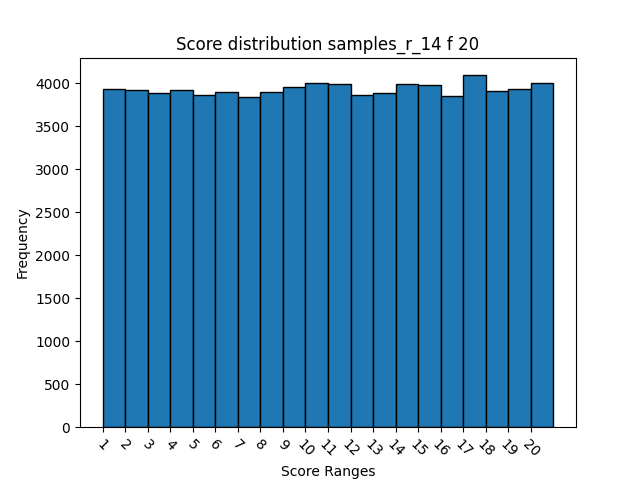
#> input picture graphs/histogram_samples_r_14 f 20 315 deg.png, 640 x 480 px; its folder holds only this picture in this run
$ python test.py --target_image 'graphs/histogram_samples_r_14 f 20 315 deg.png'
#> lines starting #> are read from the running program, lines starting #| are printed output that depends on the picture; after the words box and inside, x2 and y2 are one past the last pixel; in counts of white or black regions, pixels touching at a corner belong together
### tetris.py
import random
import cv2
import time
import numpy as np
import copy
import os
import json
import numpyarrayencoder
from PIL import Image
from time import sleep

np.set_printoptions(threshold=np.inf)

# Tetris game class
class Tetris:

    '''Tetris game class'''

    # BOARD
    MAP_EMPTY = 0
    MAP_BLOCK = 1
    MAP_PLAYER = 2
    BOARD_WIDTH = 10
    BOARD_HEIGHT = 20

    SAMPLE = 0
    JSON_OUTPUT = False
    IMAGE_OUTPUT = True

    TETROMINOS = {
        0: { # I
            0: [(0,0), (1,0), (2,0), (3,0)],
            90: [(1,0), (1,1), (1,2), (1,3)],
            180: [(3,0), (2,0), (1,0), (0,0)],
            270: [(1,3), (1,2), (1,1), (1,0)],
        },
        1: { # T
            0: [(1,0), (0,1), (1,1), (2,1)],
            90: [(0,1), (1,2), (1,1), (1,0)],
            180: [(1,2), (2,1), (1,1), (0,1)],
            270: [(2,1), (1,0), (1,1), (1,2)],
        },
        2: { # L
            0: [(1,0), (1,1), (1,2), (2,2)],
            90: [(0,1), (1,1), (2,1), (2,0)],
            180: [(1,2), (1,1), (1,0), (0,0)],
            270: [(2,1), (1,1), (0,1), (0,2)],
        },
        3: { # J
            0: [(1,0), (1,1), (1,2), (0,2)],
            90: [(0,1), (1,1), (2,1), (2,2)],
            180: [(1,2), (1,1), (1,0), (2,0)],
            270: [(2,1), (1,1), (0,1), (0,0)],
        },
        4: { # Z
            0: [(0,0), (1,0), (1,1), (2,1)],
            90: [(0,2), (0,1), (1,1), (1,0)],
            180: [(2,1), (1,1), (1,0), (0,0)],
            270: [(1,0), (1,1), (0,1), (0,2)],
        },
        5: { # S
            0: [(2,0), (1,0), (1,1), (0,1)],
            90: [(0,0), (0,1), (1,1), (1,2)],
            180: [(0,1), (1,1), (1,0), (2,0)],
            270: [(1,2), (1,1), (0,1), (0,0)],
        },
        6: { # O
            0: [(1,0), (2,0), (1,1), (2,1)],
            90: [(1,0), (2,0), (1,1), (2,1)],
            180: [(1,0), (2,0), (1,1), (2,1)],
            270: [(1,0), (2,0), (1,1), (2,1)],
        }
    }

    COLORS = {
        0: (255, 255, 255),
        1: (247, 64, 99),
        2: (0, 167, 247),
    }


    def __init__(self, target_image=None):
        self.reset()
        # set to ensure only the first time a sample is saved a new folder is created
        self.create_folder = True

        # set to ensure a unique generated folder name
        self.folder_n = 1

        # set a target if present
        if target_image:
            self._set_target_board(target_image)


    def reset(self):
        '''Resets the game, returning the current state'''
        self.board = [[0] * Tetris.BOARD_WIDTH for _ in range(Tetris.BOARD_HEIGHT)]
        self.game_over = False
        self.bag = list(range(len(Tetris.TETROMINOS)))
        random.shuffle(self.bag)
        self.next_piece = self.bag.pop()
        self._new_round()
        self.score = 0
        return self._get_board_props(self.board)

    def _set_target_board(self, image):
        self.target = self._convert_image_to_array(image)

    def _convert_image_to_array(self, image):
        # Load the image
        img = Image.open(image)

        # Convert to grayscale
        img = img.convert('L')

        # Convert to numpy array
        img_array = np.array(img)

        # Define a threshold to distinguish between black and white
        threshold = 128

        # Create a binary array: 0 for white (>= threshold), 1 for black (< threshold)
        binary_array = np.where(img_array < threshold, 1, 0)

        # print(binary_array)

        binary_list = [list(i) for i in list(binary_array)]

        return binary_list

    # [36 lines left out: functions _convert_array_to_image, _convert_single_sample_to_output, not called in this run]


    def _get_rotated_piece(self):
        '''Returns the current piece, including rotation'''
        # print("aaaa")
        # print(self.current_rotation)
        # print(Tetris.TETROMINOS)
        return Tetris.TETROMINOS[self.current_piece][self.current_rotation]


    # [17 lines left out: functions _get_complete_board, get_game_score, not called in this run]


    def _new_round(self):
        '''Starts a new round (new piece)'''
        # Generate new bag with the pieces
        if len(self.bag) == 0:
            self.bag = list(range(len(Tetris.TETROMINOS)))
            random.shuffle(self.bag)

        self.current_piece = self.next_piece
        self.next_piece = self.bag.pop()
        self.current_pos = [3, 0]
        self.current_rotation = 0

        if self._check_collision(self._get_rotated_piece(), self.current_pos):
            self.game_over = True


    def _check_collision(self, piece, pos, current_board=None):
        '''Check if there is a collision between the current piece and the board'''
        if not current_board:
            board = self.board
        else:
            board = current_board
        for x, y in piece:
            x += pos[0]
            y += pos[1]
            if x < 0 or x >= Tetris.BOARD_WIDTH \
                    or y < 0 or y >= Tetris.BOARD_HEIGHT \
                    or board[y][x] == Tetris.MAP_BLOCK:
                return True
        return False


    # [23 lines left out: functions _rotate, _add_piece_to_board, not called in this run]


    def _clear_lines(self, board):
        '''Clears completed lines in a board'''
        # Check if lines can be cleared
        lines_to_clear = [index for index, row in enumerate(board) if sum(row) == Tetris.BOARD_WIDTH]
        if lines_to_clear:
            board = [row for index, row in enumerate(board) if index not in lines_to_clear]
            # Add new lines at the top
            for _ in lines_to_clear:
                board.insert(0, [0 for _ in range(Tetris.BOARD_WIDTH)])
        return len(lines_to_clear), board


    def _number_of_holes(self, board):
        '''Number of holes in the board (empty sqquare with at least one block above it)'''
        holes = 0

        for col in zip(*board):
            i = 0
            while i < Tetris.BOARD_HEIGHT and col[i] != Tetris.MAP_BLOCK:
                i += 1
            holes += len([x for x in col[i+1:] if x == Tetris.MAP_EMPTY])

        return holes


    def _bumpiness(self, board):
        '''Sum of the differences of heights between pair of columns'''
        total_bumpiness = 0
        max_bumpiness = 0
        min_ys = []

        for col in zip(*board):
            i = 0
            while i < Tetris.BOARD_HEIGHT and col[i] != Tetris.MAP_BLOCK:
                i += 1
            min_ys.append(i)

        for i in range(len(min_ys) - 1):
            bumpiness = abs(min_ys[i] - min_ys[i+1])
            max_bumpiness = max(bumpiness, max_bumpiness)
            total_bumpiness += abs(min_ys[i] - min_ys[i+1])

        return total_bumpiness, max_bumpiness


    def _height(self, board):
        '''Sum and maximum height of the board'''
        sum_height = 0
        max_height = 0
        min_height = Tetris.BOARD_HEIGHT

        for col in zip(*board):
            i = 0
            while i < Tetris.BOARD_HEIGHT and col[i] == Tetris.MAP_EMPTY:
                i += 1
            height = Tetris.BOARD_HEIGHT - i
            sum_height += height
            if height > max_height:
                max_height = height
            elif height < min_height:
                min_height = height

        return sum_height, max_height, min_height


    def _get_board_props(self, board):
        '''Get properties of the board'''
        lines, board = self._clear_lines(board)
        holes = self._number_of_holes(board)
        total_bumpiness, max_bumpiness = self._bumpiness(board)
        sum_height, max_height, min_height = self._height(board)
        return [lines, holes, total_bumpiness, sum_height]

    # [440 lines left out: functions generate_samples, get_past_states_random, export_samples_to_json, add_line, get_past_states, get_removing_pieces_samples and 4 more, not called in this run]


    def get_state_size(self):
        '''Size of the state'''
        return 4

    # TODO: calculate new reward function
    def get_reachability_score(self):
        return self.attempt1()

    # raw state space difference per tile
    # [61 lines left out: functions attempt1, play, render, not called in this run]

### test.py
import tetris
import time
import argparse
import os
import re
import numpy as np
import train
import joblib
import matplotlib.pyplot as plt
parser = argparse.ArgumentParser()
parser.add_argument("-o", "--option", type=int, default=0, help="Select mode: 0 (running regression training), 1 (generate samples), 2 (generate histogram of given dataset). Default: 0")
parser.add_argument("-t", "--target_image", type=str, default="./hi.png", help="Select 2x2 binary image to use as target board for training/testing. Default: ./hi.png")
parser.add_argument("-f", "--forwards", type=int, default=0, help="Sample generation forwards/backwards: 0 (generate from ending position only), 1 (generate forwards from starting and backwards from ending position). Default: 0")
parser.add_argument("-r", "--recursion", type=int, default=1, help="Sample generation: Depth of recursion. Default: 1")
parser.add_argument("-n", "--n_samples", type=int, default=0, help="Sample generation: Number of samples that should be randomly generated. If 0, then generate all possible samples to set recursion. If > 0, then randomly generate that number of samples up to recursion depth. \nDefault: 0")
parser.add_argument("-m", "--model", type=str, default="rf", help="Determine the model used for regression task/MCTS. Options: rf (random forest), linear, knn (k-nearest neighbour), cnn (convolutional neural network). Default: rf")
parser.add_argument("-l", "--folder_location", type=str, default="samples_r_14", help="Set the folder location of the samples which are imported for regression task/histogram generation. Default: samples_r_14")
parser.add_argument("-d", "--dataset_forwards", type=int, default=0, help="Determine if the sample set for regression/histogram generation contains only backwards samples (0) or both forwards and backwards samples (1). Default: 0")
parser.add_argument("-p", "--testset_percentage", type=int, default=0, help="Set the percentage of the test portion of the train/test split for an accuracy plot, or set to 0 to only print accuracy of model. Default: 0 (Give accuracy)")
args = parser.parse_args()

arrays = []
scores = []

def import_samples(t, folder):
    i = 0
    for file in os.listdir(folder):
        # obtain array from file
        array = t._convert_image_to_array(folder + "\\" + file)
        arrays.append(array)

        # use regex on filename to obtain score
        regex = re.search("score_.*\.png", file)
        regex = regex.group()
        # trim start and end
        score = int(regex[6:-4])
        scores.append(score)
        if i % 1000 == 0:
            print(i, " samples imported")
        i += 1
        # if i >= 100:
        #     break

def main():
    t = tetris.Tetris(args.target_image)
#> in _convert_image_to_array, img is the input picture: PIL image 640x480 RGBA; mean R, G, B, A 138.1, 178.5, 206.5, 255
#> in _convert_image_to_array, `img = img.convert('L')`:
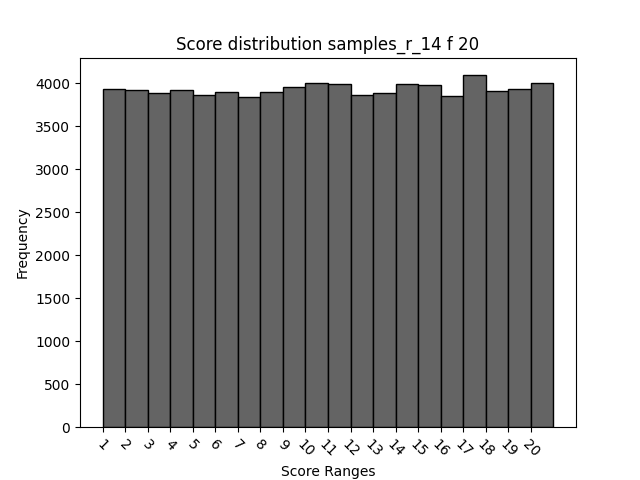
#> img: PIL image 640x480 L; min 0, max 255, mean 169.7
#> in _convert_image_to_array, `binary_array = np.where(img_array < threshold, 1, 0)`:
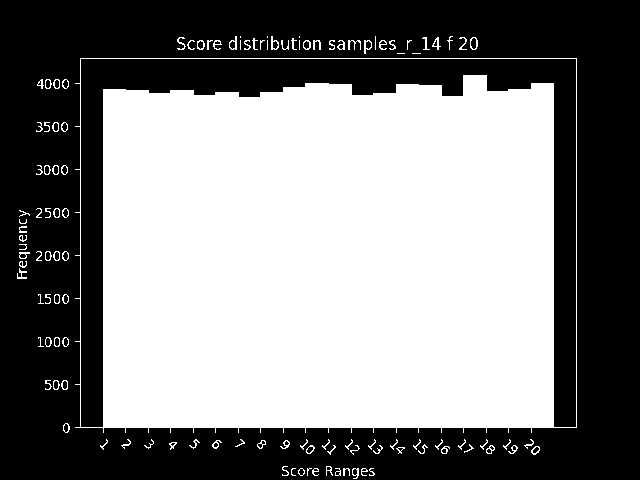
#> binary_array: shape (480, 640) int64; values 0 (black) and 1 (white), 51.3% white; 33 black regions (12 under 20 px), largest, box (x1, y1, x2, y2) and area: (0, 0, 640, 480) 119232, (81, 59, 576, 427) 29711, (471, 38, 476, 49) 45
#> in _convert_image_to_array, `binary_list = [list(i) for i in list(binary_array)]`: binary_list = 480 items
    start_time = time.time()
    if args.option == 1:

        t.generate_samples(args.recursion, args.n_samples, args.forwards)

    elif args.option == 0:
        if args.model not in ["rf", "linear", "knn", "cnn"]:
            print(args.model, " not found, using rf instead")
            args.model = "rf"
        if args.option == 0:
            print("Importing from ", args.folder_location)
            import_samples(t, args.folder_location)
            reg = train.Train(args.model)
            reg.train(arrays, scores, args.folder_location, args.testset_percentage, args.dataset_forwards)
        else:
            print(f"Option {args.option} does not exist (possible options: 0, 1)")
            return

    else:
        print("Importing from ", args.folder_location)
        import_samples(t, args.folder_location)
        if args.dataset_forwards == 0:
            plt.hist(scores, bins=range(1,22), edgecolor='black')

            # Add titles and labels
            plt.title(f'Score distribution {args.folder_location}')
            plt.xlabel('Score Ranges')
            plt.ylabel('Frequency')
            plt.xticks(range(1, max(scores) + 1), rotation=-45, fontsize=8)
            plt.savefig(f"graphs/histogram_{args.folder_location}.png")
        else:
            scores_begin = [score for score in scores if score < 50]
            scores_end = [score for score in scores if score > 50]
            plt.hist(scores_begin, bins=range(1,max(scores_begin) + 2), edgecolor='black')

            # Add titles and labels
            plt.title(f'Score distribution {args.folder_location} backwards')
            plt.xlabel('Score Ranges')
            plt.ylabel('Frequency')
            plt.xticks(range(1, max(scores_begin) + 1), rotation=-45, fontsize=8)
            plt.savefig(f"graphs/histogram_{args.folder_location}_begin.png")

            plt.clf()

            plt.hist(scores_end, bins=range(min(scores_end), 101), edgecolor='black')

            # Add titles and labels
            plt.title(f'Score distribution {args.folder_location} forwards')
            plt.xlabel('Score Ranges')
            plt.ylabel('Frequency')
            plt.xticks(range(min(scores_end), 101), rotation=-45, fontsize=8)
            plt.savefig(f"graphs/histogram_{args.folder_location}_end.png")

    end_time = time.time()
    elapsed_time = end_time - start_time

    print(f"Script runtime: {elapsed_time:.2f}.")

if __name__ == "__main__":
#> (the run stopped early here; a loop or call above may not have finished)

$ run again, on graphs/histogram_samples_r_2_f+b_begin.png
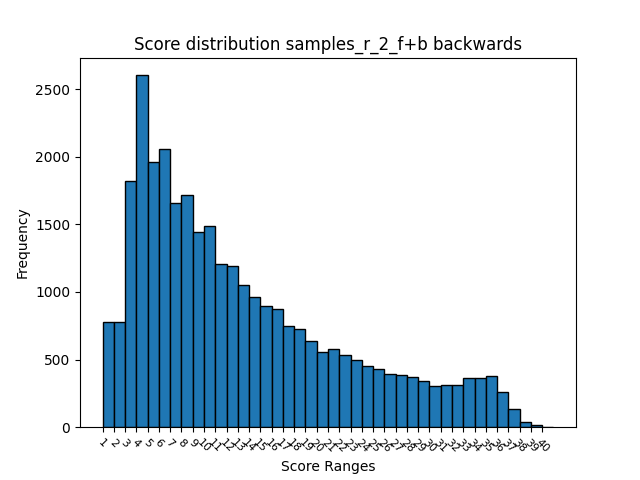
#> input picture graphs/histogram_samples_r_2_f+b_begin.png, 640 x 480 px
#> in _convert_image_to_array, img is the input picture: PIL image 640x480 RGBA; mean R, G, B, A 213.9, 225.7, 233.8, 255
#> in _convert_image_to_array, `img = img.convert('L')`:
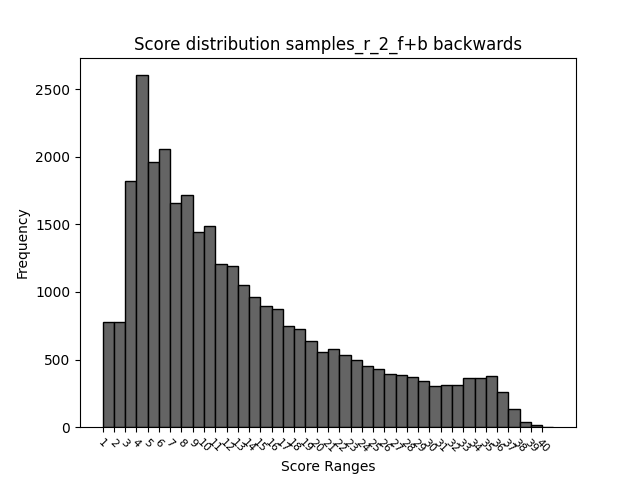
#> img: PIL image 640x480 L; min 0, max 255, mean 223.1
#> in _convert_image_to_array, `binary_array = np.where(img_array < threshold, 1, 0)`:
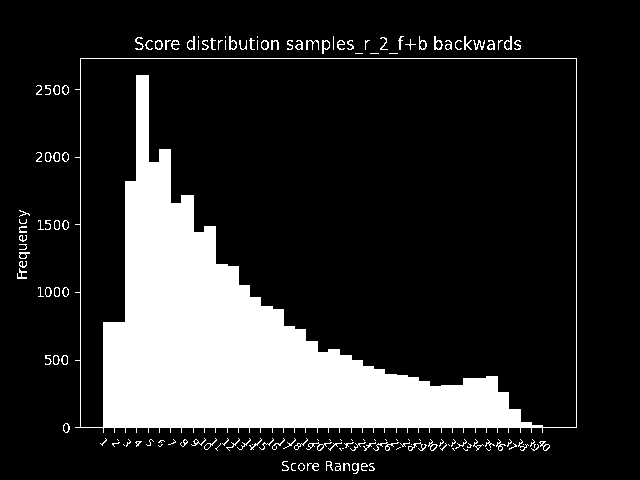
#> binary_array: shape (480, 640) int64; values 0 (black) and 1 (white), 17.6% white; 149 white regions (60 under 20 px), largest, box (x1, y1, x2, y2) and area: (75, 58, 577, 433) 50498, (373, 442, 399, 451) 64, (306, 442, 332, 451) 63
#> binary_list = 480 items

$ run again, on graphs/histogram_samples_r_2_f+b_end 315 deg.png
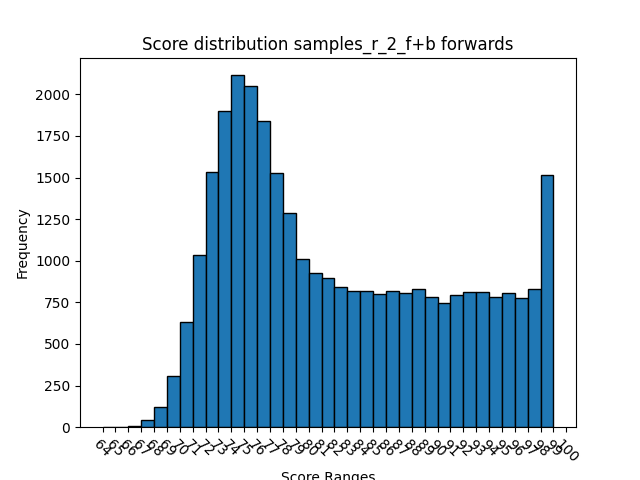
#> input picture graphs/histogram_samples_r_2_f+b_end 315 deg.png, 640 x 480 px
#> in _convert_image_to_array, img is the input picture: PIL image 640x480 RGBA; mean R, G, B, A 198.6, 215.5, 227.2, 255
#> in _convert_image_to_array, `img = img.convert('L')`:
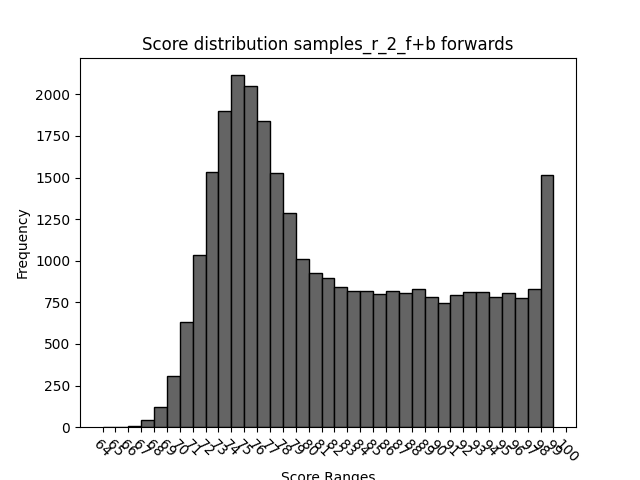
#> img: PIL image 640x480 L; min 0, max 255, mean 211.9
#> in _convert_image_to_array, `binary_array = np.where(img_array < threshold, 1, 0)`:
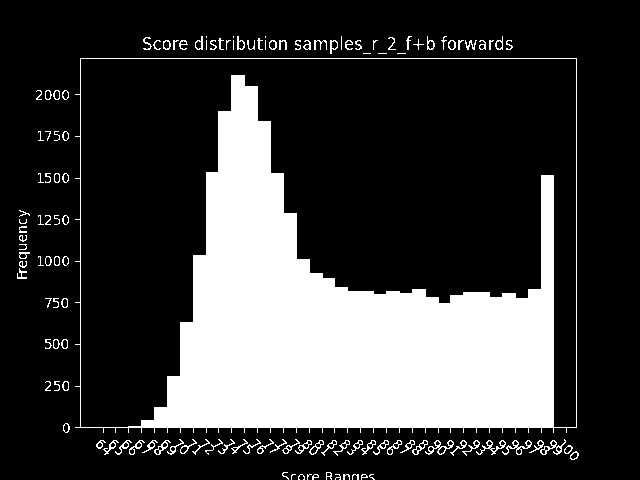
#> binary_array: shape (480, 640) int64; values 0 (black) and 1 (white), 24.3% white; 128 white regions (25 under 20 px), largest, box (x1, y1, x2, y2) and area: (75, 58, 577, 433) 70018, (425, 440, 454, 455) 132, (502, 440, 532, 455) 127
#> binary_list = 480 items
